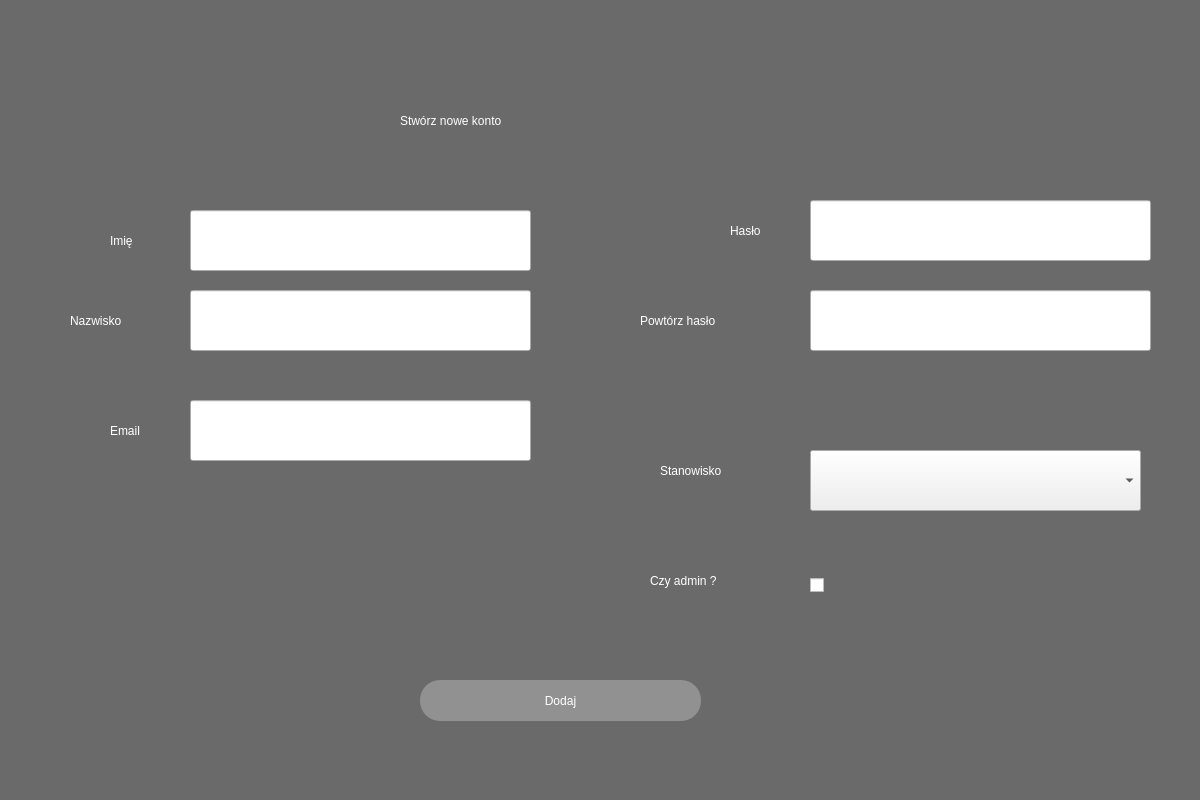
<?xml version="1.0" encoding="UTF-8"?>
<ui version="4.0">
 <class>Dialog</class>
 <widget class="QDialog" name="Dialog">
  <property name="geometry">
   <rect>
    <x>0</x>
    <y>0</y>
    <width>1200</width>
    <height>800</height>
   </rect>
  </property>
  <property name="windowTitle">
   <string>Dialog</string>
  </property>
  <widget class="QWidget" name="widget" native="true">
   <property name="geometry">
    <rect>
     <x>0</x>
     <y>0</y>
     <width>1200</width>
     <height>800</height>
    </rect>
   </property>
   <property name="styleSheet">
    <string notr="true">QWidget#widget{
background-color: rgb(106, 106, 106);
font: 63 12pt &quot;Segoe UI Semibold&quot;;
color:white;}</string>
   </property>
   <widget class="QLineEdit" name="email">
    <property name="geometry">
     <rect>
      <x>190</x>
      <y>400</y>
      <width>341</width>
      <height>61</height>
     </rect>
    </property>
    <property name="styleSheet">
     <string notr="true">font: 63 16pt &quot;Segoe UI Semibold&quot;;</string>
    </property>
   </widget>
   <widget class="QLabel" name="label_3">
    <property name="geometry">
     <rect>
      <x>730</x>
      <y>210</y>
      <width>71</width>
      <height>41</height>
     </rect>
    </property>
    <property name="styleSheet">
     <string notr="true">color:white;
font: 63 18pt &quot;Segoe UI Semibold&quot;;</string>
    </property>
    <property name="text">
     <string>Hasło</string>
    </property>
   </widget>
   <widget class="QLineEdit" name="password">
    <property name="geometry">
     <rect>
      <x>810</x>
      <y>200</y>
      <width>341</width>
      <height>61</height>
     </rect>
    </property>
    <property name="styleSheet">
     <string notr="true">font: 63 16pt &quot;Segoe UI Semibold&quot;;</string>
    </property>
   </widget>
   <widget class="QPushButton" name="addAccountButton">
    <property name="enabled">
     <bool>true</bool>
    </property>
    <property name="geometry">
     <rect>
      <x>420</x>
      <y>680</y>
      <width>281</width>
      <height>41</height>
     </rect>
    </property>
    <property name="styleSheet">
     <string notr="true">font: 63 18pt &quot;Segoe UI Semibold&quot;;
border-radius:20px;
background-color: rgb(146, 145, 145);
color:white;</string>
    </property>
    <property name="text">
     <string>Dodaj</string>
    </property>
   </widget>
   <widget class="QLabel" name="label_4">
    <property name="geometry">
     <rect>
      <x>110</x>
      <y>410</y>
      <width>71</width>
      <height>41</height>
     </rect>
    </property>
    <property name="styleSheet">
     <string notr="true">color:white;
font: 63 18pt &quot;Segoe UI Semibold&quot;;</string>
    </property>
    <property name="text">
     <string>Email</string>
    </property>
   </widget>
   <widget class="QLabel" name="label">
    <property name="geometry">
     <rect>
      <x>400</x>
      <y>80</y>
      <width>411</width>
      <height>81</height>
     </rect>
    </property>
    <property name="styleSheet">
     <string notr="true">background-color: rgb(106, 106, 106);

color:white;
font: 63 32pt &quot;Segoe UI Semibold&quot;;</string>
    </property>
    <property name="text">
     <string>Stwórz nowe konto</string>
    </property>
   </widget>
   <widget class="QLabel" name="label_5">
    <property name="geometry">
     <rect>
      <x>640</x>
      <y>300</y>
      <width>161</width>
      <height>41</height>
     </rect>
    </property>
    <property name="styleSheet">
     <string notr="true">color:white;
font: 63 18pt &quot;Segoe UI Semibold&quot;;</string>
    </property>
    <property name="text">
     <string>Powtórz hasło</string>
    </property>
   </widget>
   <widget class="QLineEdit" name="confirm_password">
    <property name="geometry">
     <rect>
      <x>810</x>
      <y>290</y>
      <width>341</width>
      <height>61</height>
     </rect>
    </property>
    <property name="styleSheet">
     <string notr="true">font: 63 16pt &quot;Segoe UI Semibold&quot;;</string>
    </property>
   </widget>
   <widget class="QLabel" name="label_6">
    <property name="geometry">
     <rect>
      <x>660</x>
      <y>450</y>
      <width>131</width>
      <height>41</height>
     </rect>
    </property>
    <property name="styleSheet">
     <string notr="true">color:white;
font: 63 18pt &quot;Segoe UI Semibold&quot;;</string>
    </property>
    <property name="text">
     <string>Stanowisko</string>
    </property>
   </widget>
   <widget class="QLabel" name="label_7">
    <property name="geometry">
     <rect>
      <x>650</x>
      <y>560</y>
      <width>141</width>
      <height>41</height>
     </rect>
    </property>
    <property name="styleSheet">
     <string notr="true">color:white;
font: 63 18pt &quot;Segoe UI Semibold&quot;;</string>
    </property>
    <property name="text">
     <string>Czy admin ? </string>
    </property>
   </widget>
   <widget class="QLabel" name="label_8">
    <property name="geometry">
     <rect>
      <x>110</x>
      <y>220</y>
      <width>71</width>
      <height>41</height>
     </rect>
    </property>
    <property name="styleSheet">
     <string notr="true">color:white;
font: 63 18pt &quot;Segoe UI Semibold&quot;;</string>
    </property>
    <property name="text">
     <string>Imię</string>
    </property>
   </widget>
   <widget class="QLineEdit" name="name">
    <property name="geometry">
     <rect>
      <x>190</x>
      <y>210</y>
      <width>341</width>
      <height>61</height>
     </rect>
    </property>
    <property name="styleSheet">
     <string notr="true">font: 63 16pt &quot;Segoe UI Semibold&quot;;</string>
    </property>
   </widget>
   <widget class="QLabel" name="label_9">
    <property name="geometry">
     <rect>
      <x>70</x>
      <y>300</y>
      <width>111</width>
      <height>41</height>
     </rect>
    </property>
    <property name="styleSheet">
     <string notr="true">color:white;
font: 63 18pt &quot;Segoe UI Semibold&quot;;</string>
    </property>
    <property name="text">
     <string>Nazwisko</string>
    </property>
   </widget>
   <widget class="QLineEdit" name="surname">
    <property name="geometry">
     <rect>
      <x>190</x>
      <y>290</y>
      <width>341</width>
      <height>61</height>
     </rect>
    </property>
    <property name="styleSheet">
     <string notr="true">font: 63 16pt &quot;Segoe UI Semibold&quot;;</string>
    </property>
   </widget>
   <widget class="QLabel" name="error_msg">
    <property name="geometry">
     <rect>
      <x>290</x>
      <y>640</y>
      <width>561</width>
      <height>20</height>
     </rect>
    </property>
    <property name="styleSheet">
     <string notr="true">color: rgb(255, 0, 0);
font: 10pt &quot;MS Shell Dlg 2&quot;;</string>
    </property>
    <property name="text">
     <string/>
    </property>
   </widget>
   <widget class="QComboBox" name="position">
    <property name="geometry">
     <rect>
      <x>810</x>
      <y>450</y>
      <width>331</width>
      <height>61</height>
     </rect>
    </property>
    <property name="styleSheet">
     <string notr="true">font: 63 16pt &quot;Segoe UI Semibold&quot;;</string>
    </property>
   </widget>
   <widget class="QCheckBox" name="permisions">
    <property name="geometry">
     <rect>
      <x>810</x>
      <y>560</y>
      <width>50</width>
      <height>51</height>
     </rect>
    </property>
    <property name="minimumSize">
     <size>
      <width>50</width>
      <height>50</height>
     </size>
    </property>
    <property name="styleSheet">
     <string notr="true">font: 20pt &quot;MS Shell Dlg 2&quot;;</string>
    </property>
    <property name="text">
     <string/>
    </property>
    <property name="iconSize">
     <size>
      <width>50</width>
      <height>50</height>
     </size>
    </property>
   </widget>
  </widget>
 </widget>
 <resources/>
 <connections/>
</ui>
